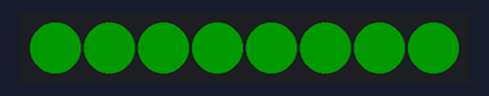
The program below on a simulated Raspberry Pi (BCM pin numbers) with a Blinkt!. On the bench: 8 RGB LEDs in strip order, left to right. Dim RGB values are drawn brighter than linear. At 10.1 s the program stops and its outputs stay as they are.

Above: at 0.1 s.
At 9.1 s:
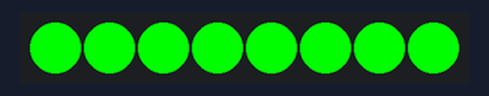
Timing chart, 0 to 11.6 s (numbered marks = the images above):
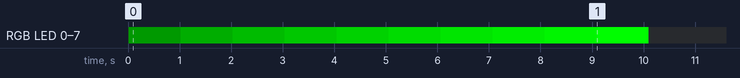

Measured:
- by itself, RGB LED 0–7: off → RGB(0, 25, 0) at 0.01 s, → RGB(0, 50, 0) 1.0 s later, → RGB(0, 75, 0) 1.0 s later, → RGB(0, 99, 0) 1.0 s later, … (11 changes in this stretch)

The program:

brightness_test.py
```python
# Pyrthon script to test / show the different brightness levels of the Pimoroni Blinkt lights

import math
import time

from blinkt import set_pixel, show

# define function for a float range
def frange(start, stop, step):
     i = start
     while i < stop:
         yield i
         i += step

# great loop for brightness level
for i in frange(0.1, 1.0, 0.1):
    # use all eight lights, its in a loop, but there's no delay, so they all come on at once
    for x in range(0, 8):
        # turn on light, make it red and use options 5th parameter to set brightness
    	set_pixel(x,0,255,0,i)
    	show()
    # wait one second between brightness levels
    time.sleep(1.0)
```
